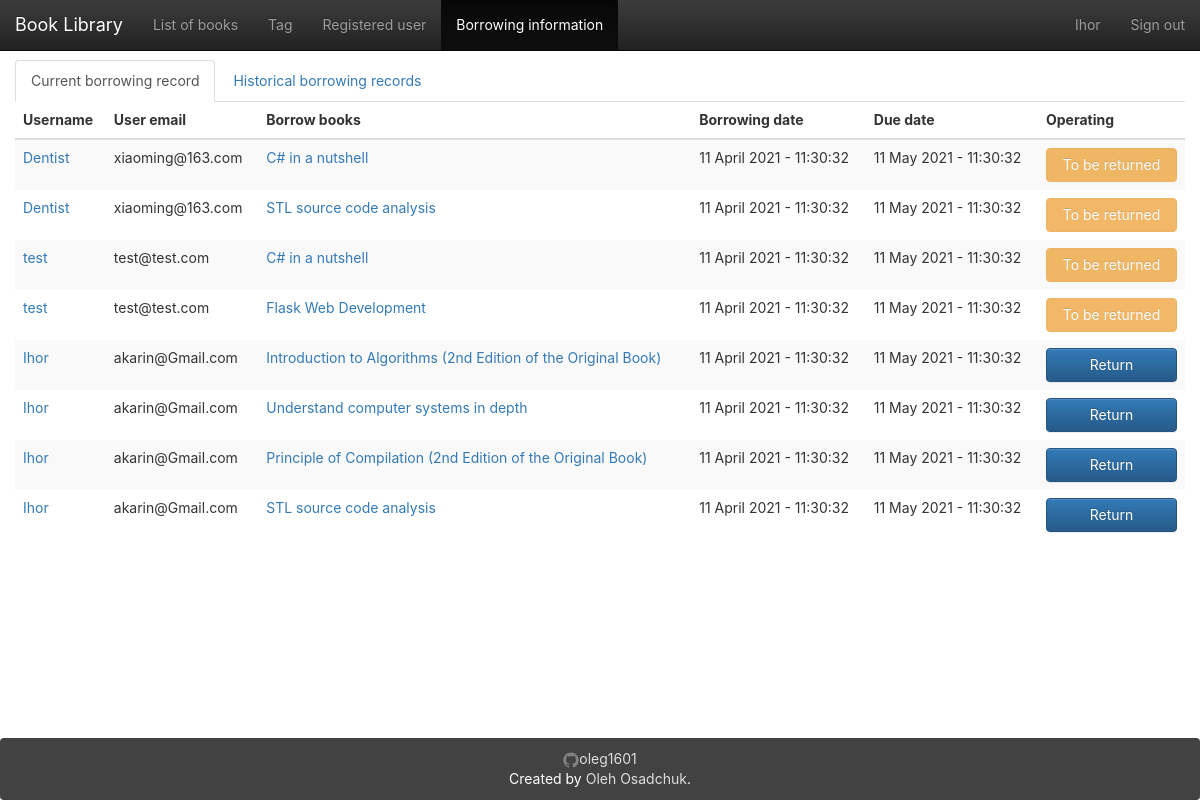
The page /logs_info/ (signed in) on the database its author committed.
### app/models.py (models this page shows, shortened)
class User(UserMixin, db.Model):
    __tablename__ = 'users'
    id = db.Column(db.Integer, primary_key=True)
    email = db.Column(db.String(64), unique=True)
    name = db.Column(db.String(64))
    password_hash = db.deferred(db.Column(db.String(128)))
    major = db.Column(db.String(128))
    role_id = db.Column(db.Integer, db.ForeignKey('roles.id'))
    headline = db.Column(db.String(32), nullable=True)
    about_me = db.deferred(db.Column(db.Text, nullable=True))
    about_me_html = db.deferred(db.Column(db.Text, nullable=True))
    avatar = db.Column(db.String(128))
    member_since = db.Column(db.DateTime(), default=datetime.utcnow)
    @property
    def password(self):
        raise AttributeError('password is not readable attribute')
    def can(self, permissions):
        return self.role is not None and \
               (self.role.permissions & permissions) == permissions
    logs = db.relationship('Log',
                           backref=db.backref('user', lazy='joined'),
                           lazy='dynamic',
                           cascade='all, delete-orphan')
    comments = db.relationship('Comment',
                               backref=db.backref('user', lazy='joined'),
                               lazy='dynamic',
                               cascade='all, delete-orphan')

class Log(db.Model):
    __tablename__ = 'logs'
    id = db.Column(db.Integer, primary_key=True)
    user_id = db.Column(db.Integer, db.ForeignKey('users.id'))
    book_id = db.Column(db.Integer, db.ForeignKey('books.id'))
    borrow_timestamp = db.Column(db.DateTime, default=datetime.now())
    return_timestamp = db.Column(db.DateTime, default=datetime.now())
    returned = db.Column(db.Boolean, default=0)

class Book(db.Model):
    __tablename__ = 'books'
    id = db.Column(db.Integer, primary_key=True)
    isbn = db.Column(db.String(16), unique=True)
    title = db.Column(db.String(128))
    origin_title = db.Column(db.String(128))
    subtitle = db.Column(db.String(128))
    author = db.Column(db.String(128))
    translator = db.Column(db.String(64))
    publisher = db.Column(db.String(64))
    image = db.Column(db.String(128))
    pubdate = db.Column(db.String(32))
    pages = db.Column(db.Integer)
    price = db.Column(db.String(16))
    binding = db.Column(db.String(16))
    numbers = db.Column(db.Integer, default=10)
    summary = db.deferred(db.Column(db.Text, default=""))
    summary_html = db.deferred(db.Column(db.Text))
    catalog = db.deferred(db.Column(db.Text, default=""))
    catalog_html = db.deferred(db.Column(db.Text))
    hidden = db.Column(db.Boolean, default=0)
    logs = db.relationship('Log',
                           backref=db.backref('book', lazy='joined'),
                           lazy='dynamic',
                           cascade='all, delete-orphan')
    comments = db.relationship('Comment', backref='book',
                               lazy='dynamic',
                               cascade='all, delete-orphan')
    @property
    def tags_string(self):
        return ",".join([tag.name for tag in self.tags.all()])

### app/main/log/views.py (the view)
@log.route('/')
@login_required
def index():
    show = request.args.get('show', 0, type=int)
    if show != 0:
        show = 1
    page = request.args.get('page', 1, type=int)
    pagination = Log.query.filter_by(returned=show).order_by(Log.borrow_timestamp.desc()).paginate(page, per_page=10)
    logs = pagination.items
    return render_template("logs_info.html", logs=logs, pagination=pagination, title=u"Borrowing information")

### app/main/__init__.py (called while the page is built)
@lm.user_loader
def load_user(id):
    return User.query.get(int(id))

### app/main/index/views.py (called while the page is built)
@main.app_context_processor
def inject_permissions():
    return dict(Permission=Permission)

### app/main/log/templates/logs_info.html (shortened to what this page needs)
{% extends "base.html" %}
{% from "bootstrap/pagination.html" import render_pagination %}
{% block mycontent %}
    <ul class="nav nav-tabs" role="tablist">
        {% if request.args.get('show',0)!='1' %}
            <li role="presentation" class="active"><a href="#" role="tab">Current borrowing record</a></li>
            <li role="presentation"><a href="{{ url_for('log.index',show=1) }}" role="tab">Historical borrowing records</a></li>
        {% else %}
            <li role="presentation"><a href="{{ url_for('log.index',show=0) }}" role="tab">Current borrowing record</a></li>
            <li role="presentation" class="active"><a href="#" role="tab">Historical borrowing records</a></li>
        {% endif %}
    </ul>
    <div class="tab-content">
        {% if request.args.get('show',0)!='1' %}
            <table class="table table-striped table-hover">
                <thead class="hidden-xs">
                <tr>
                    <th>Username</th>
                    <th>User email</th>
                    <th>Borrow books</th>
                    <th>Borrowing date</th>
                    <th>Due date</th>
                    {%- if current_user.is_authenticated -%}
                        <th>Operating</th>
                    {%- endif -%}
                </tr>
                </thead>
                <tbody>
                {% for log in logs %}
                    <tr class="animated fadeIn delay-{{ loop.index0 }}">
                        <td><a href="{{ url_for('user.detail' ,user_id=log.user.id) }}">{{ log.user.name }}</a>
                        </td>
                        <td class="hidden-xs">{{ log.user.email }}</td>
                        <td class="hidden-xs"><a
                                href="{{ url_for('book.detail',book_id=log.book.id) }}">{{ log.book.title }}</a></td>
                        <td class="hidden-xs">{{ log.borrow_timestamp.strftime('%d %B %Y - %H:%M:%S') }}</td>
                        <td class="hidden-xs">{{ log.return_timestamp.strftime('%d %B %Y - %H:%M:%S') }}</td>
                        {%- if current_user.is_authenticated -%}
                            <td class="hidden-xs">
                            {% if current_user.id == log.user.id %}
                                <a class="btn btn-primary btn-block"
                                   href="{{ url_for('log.book_return',log_id=log.id,next=request.path) }}">Return</a>
                            {% else %}
                                <button class="btn btn-warning btn-block" disabled>To be returned</button>
                            {% endif %}
                        {%- endif -%}
                        </td>
                    </tr>
                {% endfor %}
                </tbody>
            </table>
        {% endif %}
{% endblock %}

### app/templates/base.html (shortened to what this page needs)
{%- extends "bootstrap/base.html" -%}
{%- from 'bootstrap/utils.html' import flashed_messages,icon -%}
{%- block styles -%}
    <link href="{{ url_for('static',filename='css/bootstrap.min.css') }}" rel="stylesheet">
    <link href="{{ url_for('static',filename='css/bootstrap-theme.min.css') }}" rel="stylesheet">
    <link href="{{ url_for('static',filename='css/main.css') }}" rel="stylesheet">
{%- endblock -%}
{%- block body_attribs %} class="Site"{%- endblock -%}
{%- block navbar -%}
    <nav class="navbar  navbar-inverse navbar-fixed-top">
        <div class="container-fluid">
            <div class="navbar-header">
                <a class="navbar-brand" href="{{ url_for('main.index') }}">Book Library</a>
            </div>
            <div class="collapse navbar-collapse" id="bs-example-navbar-collapse-1">
                <ul class="nav navbar-nav">
                    <li {%- if request.path == url_for('book.index') %} class="active"{%- endif -%} ><a
                            href="{{ url_for('book.index') }}">List of books</a></li>
                    {%- if current_user.is_authenticated -%}
                        <li {%- if request.path == url_for('book.tags') %} class="active"{%- endif -%} ><a
                                href="{{ url_for('book.tags') }}">Tag</a></li>
                        <li {%- if request.path == url_for('user.index') %} class="active"{%- endif -%} ><a
                                href="{{ url_for('user.index') }}">Registered user</a></li>
                        <li {%- if request.path == url_for('log.index') %} class="active"{%- endif -%} ><a
                                href="{{ url_for('log.index') }}">Borrowing information</a></li>
                    {%- endif -%}
                </ul>
                <ul class="nav navbar-nav navbar-right">
                    {%- if current_user.is_authenticated -%}
                        <li  >
                            <a href="{{ url_for('user.detail',user_id=current_user.id) }}">{{ current_user.name }}</a>
                        </li>
                        <li><a href="{{ url_for('auth.logout') }}">Sign out</a></li>
                    {%- else -%}
                        <li><a href="{{ url_for('auth.login') }}">Sign in</a></li>
                    {%- endif -%}
                </ul>
            </div>
        </div>
    </nav>
{%- endblock -%}
{%- block content -%}
    <main class="container-fluid Site-content">
        {%- block mycontent -%}{%- endblock -%}
    </main>
    <footer class="panel panel-inverse">
        <div id="site-footer-content">
            <div><a href="https://github.com/oleg1601" target="_blank"><span
                    class="icon icon--github"></span><span class="username">oleg1601</span></a></div>
            <span class="line-wrap">Created by <a href="https://github.com/oleg1601">Oleh Osadchuk</a>.</span>
        </div>
    </footer>
{%- endblock -%}

### app/static/css/main.css (style rules this page uses)
html, body { height: 100%; width: 100%; margin: 0; padding: 0; }
.Site { display: -webkit-box; display: -moz-box; display: -ms-flexbox; display: -webkit-flex; display: flex; flex-direction: column; }
.Site-content { -webkit-box-flex: 1 0 auto; -moz-box-flex: 1 0 auto; -webkit-flex: 1 0 auto; -ms-flex: 1 0 auto; flex: 1 0 auto; width: 100%; margin-top: 60px; }
.panel.panel-inverse { -webkit-box-flex: none; -moz-box-flex: none; -webkit-flex: none; -ms-flex: none; flex: none; margin-bottom: 0; background-color: #424242; color: white; text-align: center; padding: 1rem; }
.panel.panel-inverse a { color: #ddd; }
.line-wrap { display: inline-block; }
.icon > svg { display: inline-block; width: 16px; height: 16px; vertical-align: middle; }
html, body, main { font-family: -apple-system, "Helvetica Neue", Helvetica, Arial, sans-serif; }
.animated { -webkit-animation-fill-mode: both; -moz-animation-fill-mode: both; -ms-animation-fill-mode: both; -o-animation-fill-mode: both; animation-fill-mode: both; -webkit-animation-duration: 1s; -moz-animation-duration: 1s; -ms-animation-duration: 1s; -o-animation-duration: 1s; animation-duration: 1s; }
.delay-0 { -webkit-animation-delay: .05s; -moz-animation-delay: .05s; -o-animation-delay: .05s; animation-delay: .05s; }
.delay-1 { -webkit-animation-delay: .10s; -moz-animation-delay: .10s; -o-animation-delay: .10s; animation-delay: .10s; }
.delay-2 { -webkit-animation-delay: .15s; -moz-animation-delay: .15s; -o-animation-delay: .15s; animation-delay: .15s; }
.delay-3 { -webkit-animation-delay: .20s; -moz-animation-delay: .20s; -o-animation-delay: .20s; animation-delay: .20s; }
.delay-4 { -webkit-animation-delay: .25s; -moz-animation-delay: .25s; -o-animation-delay: .25s; animation-delay: .25s; }
.delay-5 { -webkit-animation-delay: .30s; -moz-animation-delay: .30s; -o-animation-delay: .30s; animation-delay: .30s; }
.delay-6 { -webkit-animation-delay: .35s; -moz-animation-delay: .35s; -o-animation-delay: .35s; animation-delay: .35s; }
.delay-7 { -webkit-animation-delay: .40s; -moz-animation-delay: .40s; -o-animation-delay: .40s; animation-delay: .40s; }
.fadeIn { -webkit-animation-name: fadeIn; -moz-animation-name: fadeIn; -o-animation-name: fadeIn; animation-name: fadeIn; }
.table.table-striped { border: none; }
.table.table-striped td { border: none; }

### rows shown on the page
User: name "Ihor"
Log: user.name "Dentist", user.email "xiaoming@163.com", book "C# in a nutshell", borrow_timestamp "11 April 2021 - 11:30:32", return_timestamp "11 May 2021 - 11:30:32", shows "To be returned"
Log: user.name "Dentist", user.email "xiaoming@163.com", book "STL source code analysis", borrow_timestamp "11 April 2021 - 11:30:32", return_timestamp "11 May 2021 - 11:30:32", shows "To be returned"
Log: user.name "test", user.email "test@test.com", book "C# in a nutshell", borrow_timestamp "11 April 2021 - 11:30:32", return_timestamp "11 May 2021 - 11:30:32", shows "To be returned"
Log: user.name "test", user.email "test@test.com", book "Flask Web Development", borrow_timestamp "11 April 2021 - 11:30:32", return_timestamp "11 May 2021 - 11:30:32", shows "To be returned"
Log: user.name "Ihor", user.email "akarin@Gmail.com", book "Introduction to Algorithms (2nd Edition of the Original Book)", borrow_timestamp "11 April 2021 - 11:30:32", return_timestamp "11 May 2021 - 11:30:32"
Log: user.name "Ihor", user.email "akarin@Gmail.com", book "Understand computer systems in depth", borrow_timestamp "11 April 2021 - 11:30:32", return_timestamp "11 May 2021 - 11:30:32"
Log: user.name "Ihor", user.email "akarin@Gmail.com", book "Principle of Compilation (2nd Edition of the Original Book)", borrow_timestamp "11 April 2021 - 11:30:32", return_timestamp "11 May 2021 - 11:30:32"
Log: user.name "Ihor", user.email "akarin@Gmail.com", book "STL source code analysis", borrow_timestamp "11 April 2021 - 11:30:32", return_timestamp "11 May 2021 - 11:30:32"
